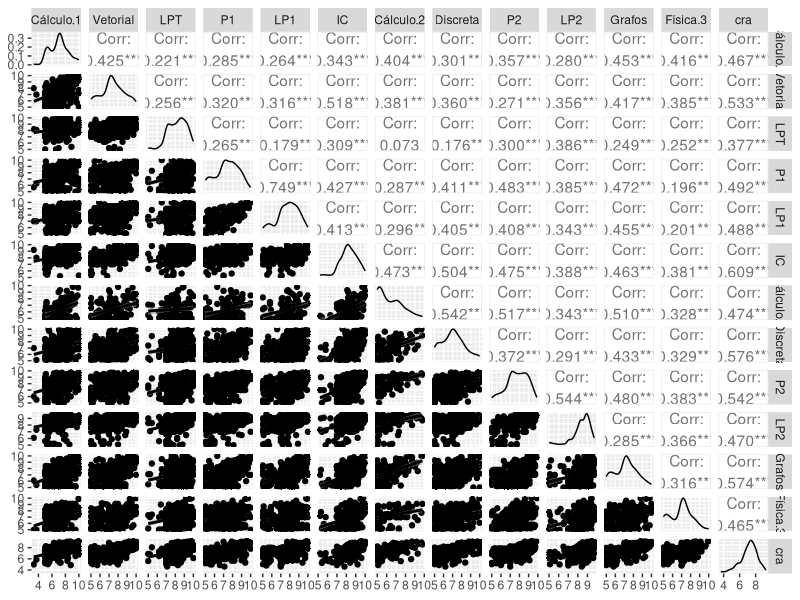

This chart was generated by the following R code: (Note: this script raises an error after producing the figure.)
## ---- chunk 1
knitr::opts_chunk$set(echo = TRUE)
library(GGally)
library(ggplot2)
## ---- chunk 2
graduados = read.csv("graduados_disciplinas.csv")

graduados = graduados[, c("Cálculo.Diferencial.e.Integral.I",  "Álgebra.Vetorial.e.Geometria.Analítica", "Leitura.e.Produção.de.Textos", "Programação.I", "Laboratório.de.Programação.I", "Introdução.à.Computação", "Cálculo.Diferencial.e.Integral.II", "Matemática.Discreta", "Programação.II", "Laboratório.de.Programação.II", "Teoria.dos.Grafos", "Fundamentos.de.Física.Clássica", "cra")]

colnames(graduados) = c("Cálculo.1", "Vetorial", "LPT", "P1", "LP1", "IC", "Cálculo.2", "Discreta", "P2", "LP2", "Grafos", "Física.3", "cra")

ggpairs(graduados, lower = list(continuous = "smooth"))
## ---- chunk 3
# ggcorr(graduados1[, 2:8], geom = "circle", nbreaks = 5)
# ggcorr(graduados1[, 2:8], nbreaks = 5,  label = TRUE, label_size = 3, label_round = 2, label_alpha = TRUE)

## ---- chunk 4
rl = lm(cra ~ ., data = graduados)

summary(rl)
## ---- chunk 5

ggplot(graduados1, aes(graduados1$Introdução.à.Computação, graduados1$cra)) +  
  geom_point(alpha = 0.1, position = position_jitter(width = 0.3), color="purple4") + 
  labs(title="Previsão do modelo", x= "Nota em IC", y="CRA") +  
  geom_line(aes(y = predict(rl1, graduados1)), colour = "red")

ggplot(graduados1, aes(graduados1$Introdução.à.Computação, graduados1$cra)) +  
  geom_point(alpha = 0.1, position = position_jitter(width = 0.3), color="purple4") + 
  labs(title="Previsão do modelo", x= "Nota em IC", y="CRA") +  
  geom_line(aes(y = predict(rl1, graduados1)), colour = "red")

## ---- chunk 6

## ---- chunk 7
graduados1 = graduados[,c("Cálculo.1", "Vetorial", "LPT", "P1", "LP1", "IC", "cra")]
graduados2 = graduados[, c("Cálculo.2", "Discreta", "P2", "LP2", "Grafos", "Física.3", "cra")]

ggpairs(graduados1, upper = list(continuous = wrap("cor", size = 10)))
ggpairs(graduados2, upper = list(continuous = wrap("cor", size = 10))) 

graduados1 = na.omit(graduados1)
graduados2 = na.omit(graduados2)

rl1 = lm(cra ~ ., data = graduados1)
rl2 = lm(cra ~ ., data = graduados2)

summary(rl1)
summary(rl2)
